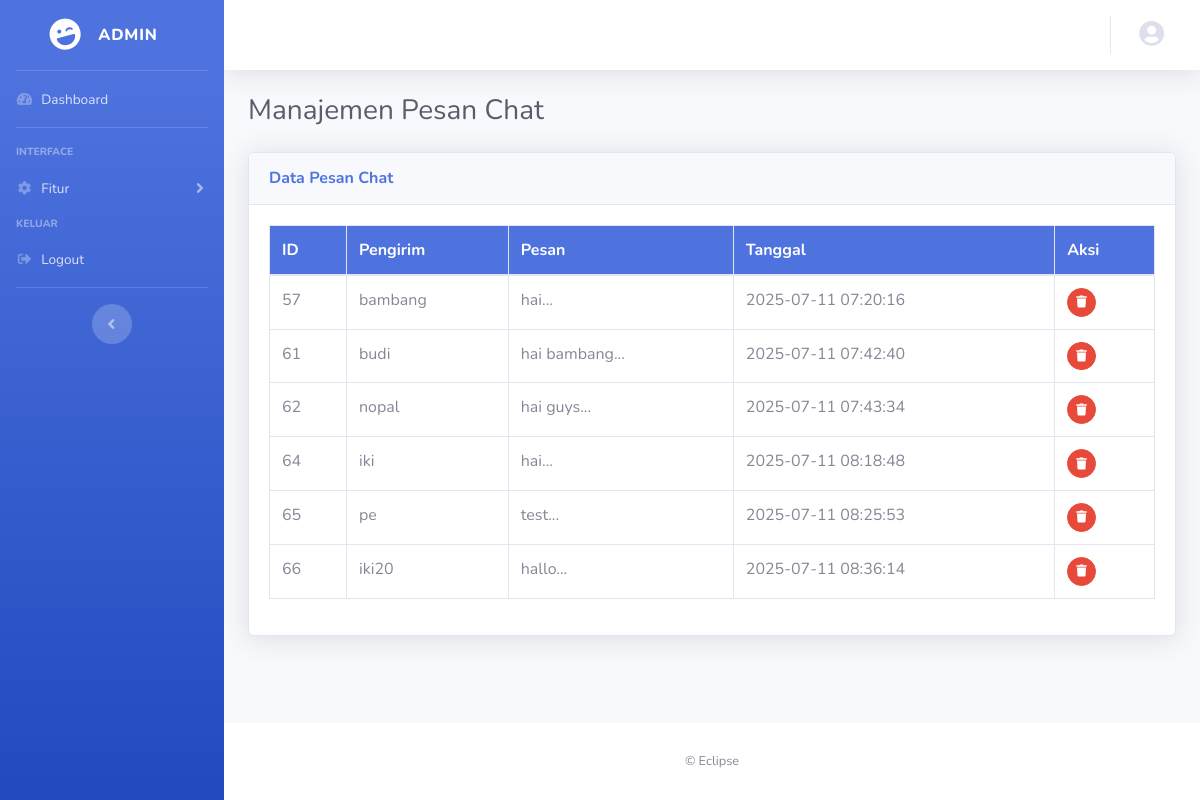
/Controllers/admin/manage_chat.php (signed in), run on the app's committed database.
### tables this page shows
CREATE TABLE `messages` (
  `id` int(11) NOT NULL,
  `message` text NOT NULL,
  `timestamp` datetime DEFAULT current_timestamp(),
  `user_id` int(11) NOT NULL
);

CREATE TABLE `user` (
  `id` int(11) NOT NULL,
  `username` varchar(60) NOT NULL,
  `password` varchar(60) NOT NULL,
  `role` varchar(10) NOT NULL
);

### Controllers/admin/manage_chat.php (called while the page is built, shortened)
<?php
require_once '../../Models/ChatModel.php';
require_once '../../Views/admin/manage_chat.php';
?>

### Models/ChatModel.php (called while the page is built, shortened)
<?php
class ChatModel {
    private $db;
    public function __construct() {
        global $koneksi;
        $this->db = $koneksi;
    }
    public function getMessages() {
        $sql = "SELECT m.id, m.message, m.timestamp, u.username FROM messages m JOIN user u ON m.user_id = u.id ORDER BY m.timestamp asc";
        $result = $this->db->query($sql);
        $messages = [];
        while ($row = $result->fetch_assoc()) {
            $messages[] = $row;
        }
        return $messages;
    }
}
?>

### Views/admin/manage_chat.php (the view, shortened to what this page needs)
<!DOCTYPE html>
<html lang="id">
<head>
    <link href="../../Asset/vendor/fontawesome-free/css/all.min.css" rel="stylesheet" type="text/css">
    <link href="../../Asset/css/sb-admin-2.min.css" rel="stylesheet">
</head>
<body id="page-top">
    <div id="wrapper">
        <ul class="navbar-nav bg-gradient-primary sidebar sidebar-dark accordion" id="accordionSidebar">
            <a class="sidebar-brand d-flex align-items-center justify-content-center" href="../../Controllers/admin/index.php">
                <div class="sidebar-brand-icon rotate-n-15">
                    <i class="fas fa-laugh-wink"></i>
                </div>
                <div class="sidebar-brand-text mx-3">Admin</div>
            </a>
            <hr class="sidebar-divider my-0">
            <li class="nav-item">
                <a class="nav-link" href="../../Controllers/admin/index.php">
                    <i class="fas fa-fw fa-tachometer-alt"></i>
                    <span>Dashboard</span>
                </a>
            </li>
            <hr class="sidebar-divider">
            <div class="sidebar-heading">
                Interface
            </div>
            <li class="nav-item">
                <a class="nav-link collapsed" href="#" data-toggle="collapse" data-target="#collapseTwo" aria-expanded="true" aria-controls="collapseTwo">
                    <i class="fas fa-fw fa-cog"></i>
                    <span>Fitur</span>
                </a>
            </li>
            <div class="sidebar-heading">
                Keluar
            </div>
            <li class="nav-item">
                <a class="nav-link" href="../../login.php">
                    <i class="fas fa-fw fa-sign-out-alt"></i>
                    <span>Logout</span>
                </a>
            </li>
            <hr class="sidebar-divider d-none d-md-block">
            <div class="text-center d-none d-md-inline">
                <button class="rounded-circle border-0" id="sidebarToggle"></button>
            </div>
        </ul>
        <div id="content-wrapper" class="d-flex flex-column">
            <div id="content">
                <nav class="navbar navbar-expand navbar-light bg-white topbar mb-4 static-top shadow">
                    <ul class="navbar-nav ml-auto">
                        <li class="nav-item dropdown no-arrow">
                            <a class="nav-link dropdown-toggle" href="#" id="userDropdown" role="button" data-toggle="dropdown" aria-haspopup="true" aria-expanded="false">
                                <span class="mr-2 d-none d-lg-inline text-gray-600 small">
                                <i class="fas fa-user-circle fa-2x text-gray-300"></i>
                            </a>
                        </li>
                    </ul>
                </nav>
                <div class="container-fluid">
                    <div class="d-sm-flex align-items-center justify-content-between mb-4">
                        <h1 class="h3 mb-0 text-gray-800">Manajemen Pesan Chat</h1>
                    </div>
                    <div class="row">
                        <div class="col-12">
                            <div class="card shadow mb-4">
                                <div class="card-header py-3">
                                    <h6 class="m-0 font-weight-bold text-primary">Data Pesan Chat</h6>
                                </div>
                                <div class="card-body">
                                    <div class="table-responsive">
                                        <table class="table table-bordered" id="dataTable" width="100%" cellspacing="0">
                                            <thead class="bg-primary text-white">
                                                <tr>
                                                    <th>ID</th>
                                                    <th>Pengirim</th>
                                                    <th>Pesan</th>
                                                    <th>Tanggal</th>
                                                    <th>Aksi</th>
                                                </tr>
                                            </thead>
                                            <tbody>
                                                <?php
$chatModel = new ChatModel();
$messages = $chatModel->getMessages();
if (is_array($messages)) {
    foreach ($messages as $message) {
        $username = $message['username'] ?? 'Anonymous';
?>
<tr>
    <td><?= htmlspecialchars($message['id']) ?></td>
    <td><?= htmlspecialchars($username) ?></td>
    <td><?= htmlspecialchars(substr($message['message'], 0, 50)) ?>...</td>
    <td><?= htmlspecialchars($message['timestamp']) ?></td>
    <td>
        <button type="button" class="btn btn-danger btn-circle btn-sm" onclick="confirmDelete(<?= $message['id'] ?>)">
            <i class="fas fa-trash"></i>
        </button>
    </td>
</tr>
<?php
    }
} else {
    echo "<tr><td colspan='5' class='text-center'>Tidak ada pesan.</td></tr>";
}
?>
                                            </tbody>
                                        </table>
                                    </div>
                                </div>
                            </div>
                        </div>
                    </div>
                </div>
            </div>
            <footer class="sticky-footer bg-white">
                <div class="container my-auto">
                    <div class="copyright text-center my-auto">
                        <span>&copy; Eclipse</span>
                    </div>
                </div>
            </footer>
        </div>
    </div>
</body>
</html>

### data on the page
messages: id "57", user.username "bambang", message "hai", timestamp "2025-07-11 07:20:16"
messages: id "61", user.username "budi", message "hai bambang", timestamp "2025-07-11 07:42:40"
messages: id "62", user.username "nopal", message "hai guys", timestamp "2025-07-11 07:43:34"
messages: id "64", user.username "iki", message "hai", timestamp "2025-07-11 08:18:48"
messages: id "65", user.username "pe", message "test", timestamp "2025-07-11 08:25:53"
messages: id "66", user.username "iki20", message "hallo", timestamp "2025-07-11 08:36:14"
